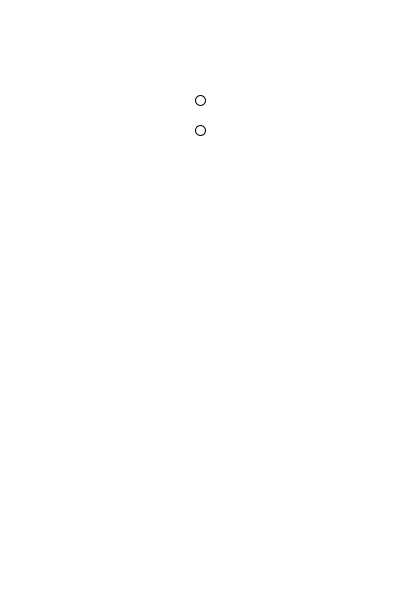
Frame 1 (no input)
Frame 60 (the mouse pressed at the canvas centre just before this capture): identical to frame 1, image omitted
Frame 120 (the mouse held since frame 60 and released just before this capture): identical to frame 1, image omitted

The Processing sketch that drew this single still picture (run headless with seeded random() and noise(); from frame 60 on, the mouse is pressed at the canvas centre):

// Processing sketch: week05_06_PVector_new_PVector_x_y
// ── week05_06_PVector_new_PVector_x_y.pde
// week05_06_PVector_new_PVector_x_y
void setup(){
  size(400,600);
  c= new PVector(200,100);//new新物件
  p = new PVector(200,130);//new新物件
}
PVector c, p;
void draw(){
  background(255);
  ellipse(c.x, c.y, 10,10);//使用物件的c,x
  ellipse(p.x, p.y, 10,10);
}
